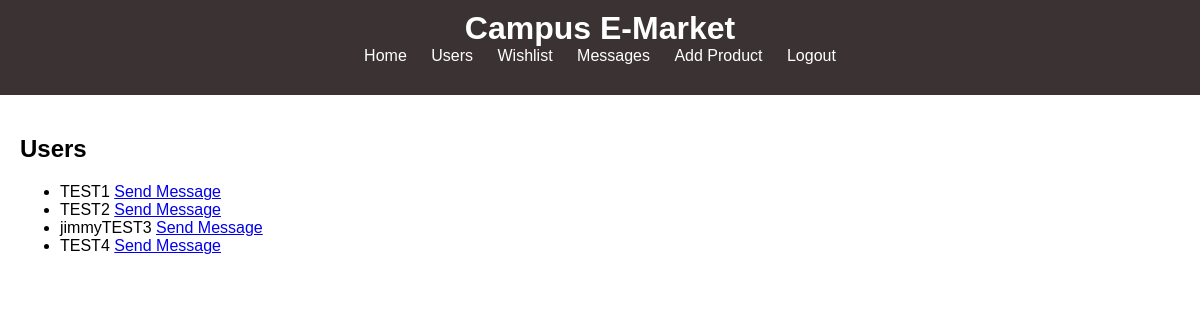
Screenshot of /users (signed in) with the database file from the repository.
### app/models.py (models this page shows, shortened)
class User(UserMixin, db.Model):
    id = db.Column(db.Integer, primary_key=True)
    username = db.Column(db.String(50), unique=True, nullable=False)
    email = db.Column(db.String(100), unique=True, nullable=False)
    password_hash = db.Column(db.String(128), nullable=False)
    is_admin = db.Column(db.Boolean, default=False)
    products = db.relationship('Product', backref='seller', lazy=True)
    reviews = db.relationship('Review', backref='user', lazy=True)
    wishlist_products = db.relationship('Product', secondary=wishlist, lazy='subquery',
                                       backref=db.backref('wishlisted_by', lazy=True))

### app/routes.py (the view)
@main.route('/users', methods=['GET'])
@login_required
def users():
    all_users = User.query.all()  # Get all users
    return render_template('users.html', users=all_users)
    received_messages = current_user.received_messages.order_by(Message.timestamp.desc()).all()
    sent_messages = current_user.sent_messages.order_by(Message.timestamp.desc()).all()
    return render_template('messages.html', received_messages=received_messages, sent_messages=sent_messages)

### app/models.py (called while the page is built)
@login_manager.user_loader
def load_user(user_id):
    return User.query.get(int(user_id))

### app/templates/users.html
{% extends "base.html" %}
{% block content %}
<h2>Users</h2>
<ul>
    {% for user in users %}
        <li class="useralignment">
            {{ user.username }}
            <a href="{{ url_for('main.send_message', receiver_id=user.id) }}">Send Message</a>
        </li>
    {% endfor %}
</ul>
{% endblock %}

### app/static/css/styles.css (style rules this page uses)
body { font-family: Arial, sans-serif; margin: 0; padding: 0; background-color:white; }

### rows the page displays
User: username "TEST1"
User: username "TEST2"
User: username "jimmyTEST3"
User: username "TEST4"
